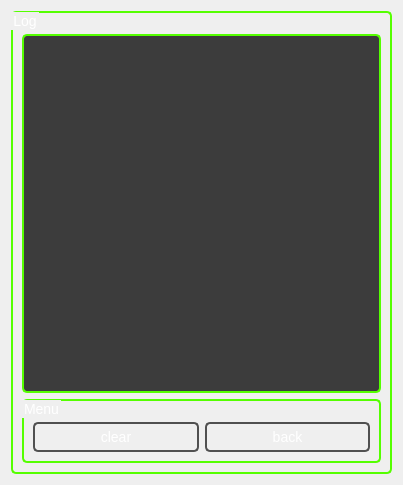
<?xml version="1.0" encoding="UTF-8"?>
<ui version="4.0">
 <class>Log</class>
 <widget class="QWidget" name="Log">
  <property name="geometry">
   <rect>
    <x>0</x>
    <y>0</y>
    <width>403</width>
    <height>485</height>
   </rect>
  </property>
  <property name="windowTitle">
   <string>Form</string>
  </property>
  <property name="styleSheet">
   <string notr="true">QWidget {
font-size: 14px;
}

QCheckBox{
color:rgb(255,255,255);
}

QSpinBox{
color:rgb(255,255,255);
}

QScrollArea {
background: rgb(60, 60, 60);
}

QListWidget {
border: 2px solid gray;
border-radius: 5px;
border-color: rgb(85, 255, 0);
background: rgb(60, 60, 60);
color: white;
	selection-color: rgb(85, 255, 0);
	selection-background-color: rgb(90, 90, 90);
font-size: 22px;
}


QTextEdit {
border: 2px solid gray;
border-radius: 5px;
border-color: rgb(85, 255, 0);
background: rgb(60, 60, 60);
color: white;
	selection-color: rgb(85, 255, 0);
	selection-background-color: rgb(90, 90, 90);
}

QLabel {
background: none;
color: white;
}

QProgressBar {
color: white;
border: 2px solid  rgb(80, 80, 80);
text-align: center;
padding: 1px;
border-radius: 5px;
background: qradialgradient(cx: 0.5, cy: -0.5,
fx: 0.5, fy: -0.5,
radius: 1.35, stop: 0 #ddd, stop: 1 #111);
width: 30px;
height: 14px; 
}

QProgressBar::chunk {

border-radius: 3px;
background: qradialgradient(cx: 0.5, cy: -0.5,
fx: 0.5, fy: -0.5,
radius: 1.35, stop: 0.0 #fff, stop: 0.4999 #8f0,  stop: 0.5 #8f0, stop: 1.0 #050);
border: 1px solid rgb(0, 0, 0);
}

QGroupBox {
border: 2px solid;
border-radius: 5px;
border-color: rgb(85, 255, 0);
background: qradialgradient(cx: 0.5, cy: -0.5,
fx: 0.5, fy: -0.5,
radius: 1.35, stop: 0 #ddd, stop: 1 #111);
padding-top: 12px;
color: white;
selection-color: rgb(30, 30, 30);
}

QPushButton {
color: white;
border: 2px solid rgb(80, 80, 80);
border-radius: 5px;
padding: -2px;

background: qradialgradient(cx: 0.5, cy: -0.5,
fx: 0.5, fy: -0.5,
radius: 1.35, stop: 0 #ddd, stop: 1 #111);
min-width: 80px;
min-height:30px;
}

QPushButton:hover {
border: 2px solid  rgb(160, 160, 160);
background: qradialgradient(cx: 0.5, cy: -0.5,
fx: 0.5, fy: -0.5,
radius: 1.35, stop: 0 #fff, stop: 1 #111);
}

 QPushButton:pressed {
color:  rgb(85, 255, 0);
border: 2px solid rgb(85, 255, 0);
background: qradialgradient(cx: 0.5, cy: -0.5,
fx: 0.5, fy: -0.5,
radius: 1.35, stop: 0 #fff, stop: 1 #111);
}

QMenu{
border: 2px solid rgb(85, 255, 0);
border-radius: 5px;
font-size: 22px;
min-height:25px;
	selection-color: rgb(85, 255, 0);
	selection-background-color: rgb(90, 90, 90);
}




QScrollBar:horizontal {
border: 2px solid;
border-color: rgb(85,255,0);
border-radius: 5px;
background: rgb(60,60,60);
height: 25px;
margin: 2px 2px 2px 2px;
}
QScrollBar::handle:horizontal {
background: rgb(255,255,255);
min-width: 30px;
}
QScrollBar::add-line:horizontal {
background: none;
width: 20px;
subcontrol-position: right;
subcontrol-origin: margin;
}
QScrollBar::sub-line:horizontal {
background: none;
width: 20px;
subcontrol-position: left;
subcontrol-origin: margin;
}
QScrollBar:left-arrow:horizontal, QScrollBar::right-arrow:horizontal {
width: 3px;
height: 3px;
background: none;
}
QScrollBar::add-page:horizontal, QScrollBar::sub-page:horizontal {
background: none;
}



QScrollBar:vertical {
border: 2px solid;
border-color: rgb(85,255,0);
border-radius: 5px;
background: rgb(60,60,60);
width: 25px;
margin: 2px 2px 2px 2px;
}
QScrollBar::handle:vertical {
background: rgb(255,255,255);
min-height: 30px;
}
QScrollBar::add-line:vertical {
background: none;
height: 20px;
subcontrol-position: bottom;
subcontrol-origin: margin;
}
QScrollBar::sub-line:vertical {
background: none;
height: 20px;
subcontrol-position: top;
subcontrol-origin: margin;
}
QScrollBar:left-arrow:horizontal, QScrollBar::right-arrow:vertical {
width: 3px;
height: 3px;
background: none;
}
QScrollBar::add-page:horizontal, QScrollBar::sub-page:vertical {
background: none;
}</string>
  </property>
  <layout class="QGridLayout" name="gridLayout">
   <item row="0" column="0">
    <widget class="QGroupBox" name="groupBox">
     <property name="title">
      <string>Log</string>
     </property>
     <layout class="QGridLayout" name="gridLayout_2">
      <item row="0" column="0">
       <widget class="QTextEdit" name="textEdit_log">
        <property name="readOnly">
         <bool>true</bool>
        </property>
       </widget>
      </item>
      <item row="1" column="0">
       <widget class="QGroupBox" name="groupBox_2">
        <property name="title">
         <string>Menu</string>
        </property>
        <layout class="QGridLayout" name="gridLayout_3">
         <item row="0" column="1">
          <widget class="QPushButton" name="pushButton_back">
           <property name="text">
            <string>back</string>
           </property>
          </widget>
         </item>
         <item row="0" column="0">
          <widget class="QPushButton" name="pushButton_clear">
           <property name="text">
            <string>clear</string>
           </property>
          </widget>
         </item>
        </layout>
       </widget>
      </item>
     </layout>
    </widget>
   </item>
  </layout>
 </widget>
 <resources/>
 <connections/>
</ui>
